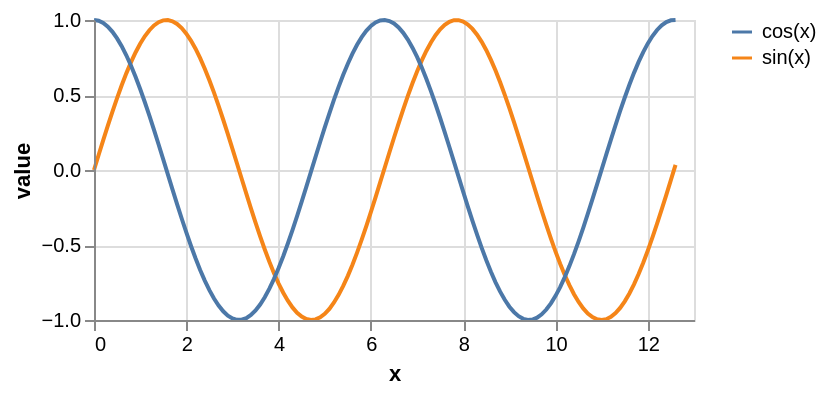

Vega-Lite specification stored for this chart:
### Vega specification from a JSON file in a GitHub repository (floating-point values rounded to 4 significant figures)
{"$schema": "https://vega.github.io/schema/vega/v5.json", "description": "Plots two functions using a generated sequence.", "autosize": "pad", "padding": 5, "width": 300, "height": 150, "style": "cell", "data": [{"name": "source_0", "transform": [{"type": "sequence", "start": 0, "stop": 12.7, "step": 0.1, "as": "x"}, {"type": "formula", "expr": "sin(datum.x)", "as": "sin(x)"}, {"type": "formula", "expr": "cos(datum.x)", "as": "cos(x)"}, {"type": "fold", "fields": ["sin(x)", "cos(x)"], "as": ["key", "value"]}]}], "marks": [{"name": "pathgroup", "type": "group", "from": {"facet": {"name": "faceted_path_main", "data": "source_0", "groupby": ["key"]}}, "encode": {"update": {"width": {"field": {"group": "width"}}, "height": {"field": {"group": "height"}}}}, "marks": [{"name": "marks", "type": "line", "style": ["line"], "sort": {"field": "datum[\"x\"]"}, "from": {"data": "faceted_path_main"}, "encode": {"update": {"stroke": {"scale": "color", "field": "key"}, "x": {"scale": "x", "field": "x"}, "y": {"scale": "y", "field": "value"}, "defined": {"signal": "datum[\"x\"] !== null && !isNaN(datum[\"x\"]) && datum[\"value\"] !== null && !isNaN(datum[\"value\"])"}}}}]}], "scales": [{"name": "x", "type": "linear", "domain": {"data": "source_0", "field": "x"}, "range": [0, {"signal": "width"}], "nice": true, "zero": false}, {"name": "y", "type": "linear", "domain": {"data": "source_0", "field": "value"}, "range": [{"signal": "height"}, 0], "nice": true, "zero": true}, {"name": "color", "type": "ordinal", "domain": {"data": "source_0", "field": "key", "sort": true}, "range": "category"}], "axes": [{"scale": "x", "orient": "bottom", "grid": false, "title": "x", "labelFlush": true, "labelOverlap": true, "tickCount": {"signal": "ceil(width/40)"}, "zindex": 1}, {"scale": "x", "orient": "bottom", "gridScale": "y", "grid": true, "tickCount": {"signal": "ceil(width/40)"}, "domain": false, "labels": false, "maxExtent": 0, "minExtent": 0, "ticks": false, "zindex": 0}, {"scale": "y", "orient": "left", "grid": false, "title": "value", "labelOverlap": true, "tickCount": {"signal": "ceil(height/40)"}, "zindex": 1}, {"scale": "y", "orient": "left", "gridScale": "x", "grid": true, "tickCount": {"signal": "ceil(height/40)"}, "domain": false, "labels": false, "maxExtent": 0, "minExtent": 0, "ticks": false, "zindex": 0}], "legends": [{"stroke": "color", "gradientLength": {"signal": "clamp(height, 64, 200)"}, "symbolType": "stroke"}]}
